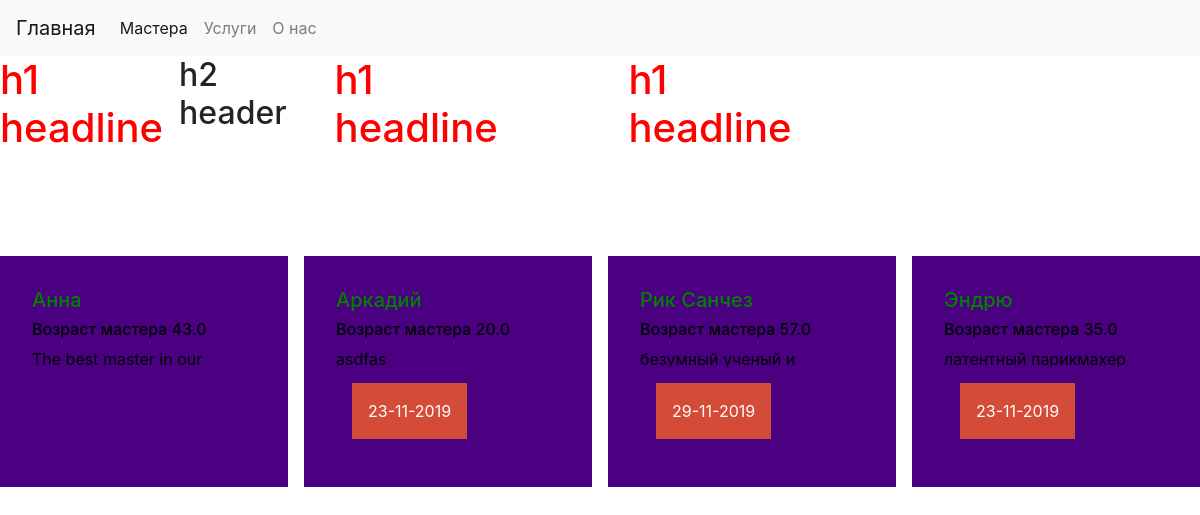
/masters/, run on an earlier commit of the app's database.
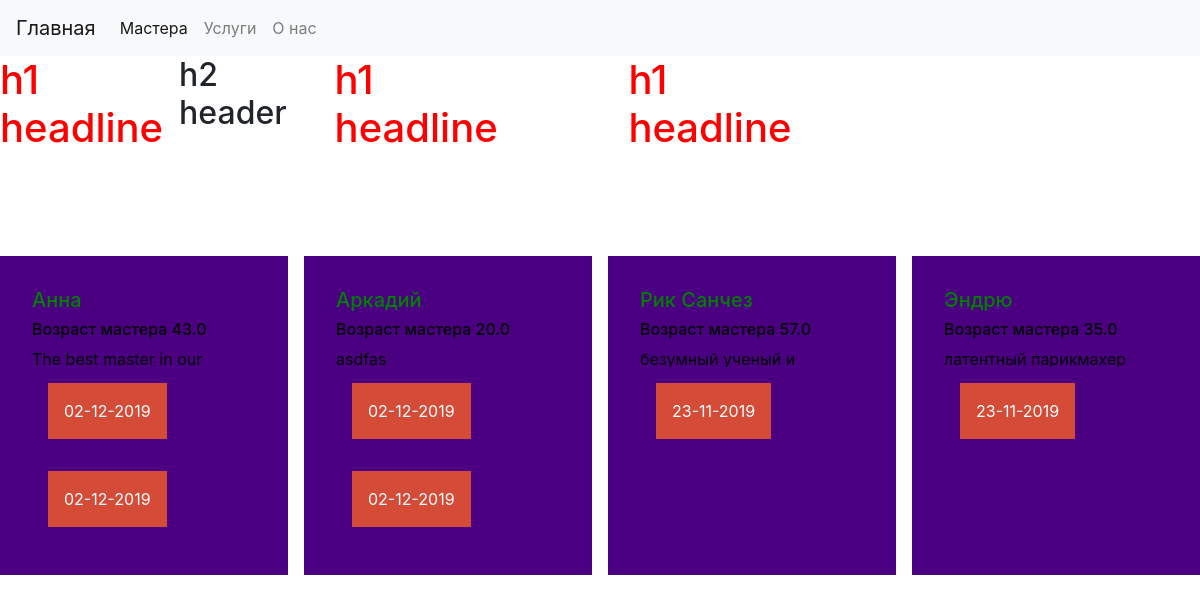
And on a later commit of the database.
### main_app/models.py (models this page shows, shortened)
class Master(models.Model):
    master_name = models.CharField(max_length= 50, verbose_name = 'Имя мастера')
    age = models.FloatField()
    description = models.TextField()
    master_service = models.ManyToManyField('Service')
    free_time = models.ManyToManyField('FreeTime')
    class Meta:
        verbose_name = 'Мастер'
        verbose_name_plural = 'Мастера'

class FreeTime(models.Model):
    time = models.DateTimeField(verbose_name = 'Свободное время')
    free_or_not = models.BooleanField(default= True)
    class Meta():
        verbose_name = 'Время'
        verbose_name_plural = 'Время'

### main_app/views.py (the view)
# urls.py: path('masters/', FindMaster, name = 'masters_page'),
def FindMaster(request):
    masters = Master.objects.all()
    data = {'masters': masters}
    return render(request, 'main_app/find_master.html', data)

### main_app/templates/main_app/find_master.html (shortened to what this page needs)
{% extends 'main_app/base.html'%}
{% block content %}
<div class="cardes">
  <div class="cardes">
    <h1>h1 headline</h1>
    <h2>h2 header</h2>
  </div>
  <div class="cardes">
    <h1>h1 headline</h1>
  </div>
  <div class="cardes">
    <h1>h1 headline</h1>
  </div>
</div>
<div class="cardes">
  {%for master in masters %}
      <div class="master_card">
        <h5 >{{master.master_name}}</h5>
        <h6 >Возраст мастера {{master.age}}</h6>
        <div class="description">
          <p >{{master.description}}</p>
        </div>
        {%for time in master.free_time.all %}
        <div class="inner_button">
          <a href= "/record/{{master.id}}/{{time.id}}" class="knopka" type="button">{{time.time|date:"d-m-Y"}}</a>
        </div>
        {% endfor %}
      </div>
    {% endfor %}
</div>
{% endblock %}

### main_app/templates/main_app/base.html (shortened to what this page needs)
{% load static %}
<!DOCTYPE html>
<html lang="en" dir="ltr">
  <head>
    <link rel="stylesheet" href="{% static 'css/style.css'%}">
    <link rel="stylesheet" href="https://stackpath.bootstrapcdn.com/bootstrap/4.3.1/css/bootstrap.min.css">
  </head>
  <body>
    <nav class="navbar navbar-expand-lg navbar-light bg-light">
      <a class="navbar-brand" href="{% url 'main_page'%}">Главная</a>
      <div class="collapse navbar-collapse" id="navbarNav">
        <ul class="navbar-nav">
          <li class="nav-item active">
            <a class="nav-link" href="{% url 'masters_page'%}">Мастера <span class="sr-only">(current)</span></a>
          </li>
          <li class="nav-item">
            <a class="nav-link" href="{%url 'service_page'%}">Услуги</a>
          </li>
          <li class="nav-item">
            <a class="nav-link" href="#">О нас</a>
          </li>
        </ul>
      </div>
    </nav>
    {% block content %}{% endblock %}
  </body>
</html>

### static/css/style.css (style rules this page uses)
h1 { color: red; }
.description { height: 20px; overflow: hidden; }
.cardes { display: grid; grid-template-columns: repeat(4, 1fr); grid-auto-rows: minmax(200px,auto); grid-gap: 1em; }
.master_card { background-color: indigo; color: black; padding: 2em; }
.master_card > h5 { color: green; }
.knopka { color: #fff; text-decoration: none; user-select: none; background: rgb(212,75,56); padding: 1em; outline: none; }
.inner_button { padding: 1em; }

What changed in the data, as far as the page shows it:
removed FreeTime: time "29-11-2019", shown under Master "Рик Санчез"
added FreeTime: time "02-12-2019", shown under Master "Анна"
added FreeTime: time "02-12-2019"
changed Master "Аркадий": loses FreeTime (time "23-11-2019")
added FreeTime: time "02-12-2019", shown under Master "Аркадий"
changed Master "Рик Санчез": gains FreeTime (time "23-11-2019")
